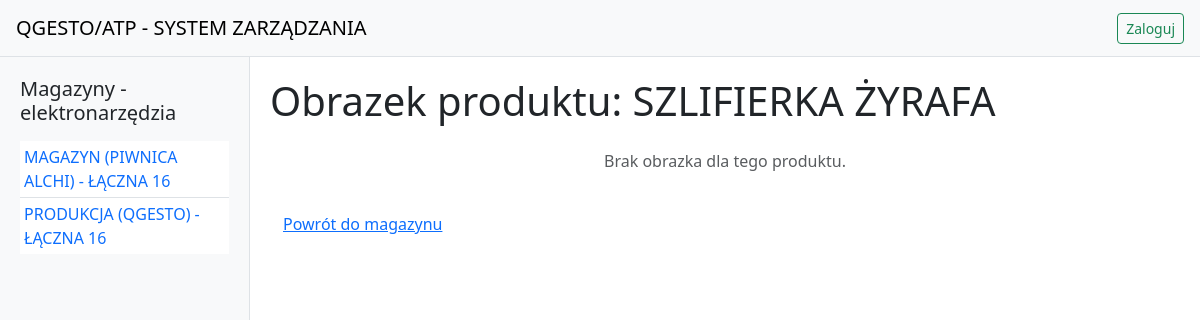
The app's page /produkt/2/obrazek with its own data.
### app.py (models this page shows)
class Magazyn(db.Model):
    id = db.Column(db.Integer, primary_key=True)
    nazwa = db.Column(db.String(100), nullable=False, unique=True)
    produkty = db.relationship('Produkt', backref='magazyn', lazy=True)

class Produkt(db.Model):
    id = db.Column(db.Integer, primary_key=True)
    nazwa = db.Column(db.String(100), nullable=False)
    ilosc = db.Column(db.Integer, nullable=False)
    magazyn_id = db.Column(db.Integer, db.ForeignKey('magazyn.id'), nullable=False)
    obrazek = db.Column(db.String(200), nullable=True)
    numer_seryjny = db.Column(db.String(100), nullable=True)
    model = db.Column(db.String(100), nullable=True)
    uwagi = db.Column(db.Text, nullable=True)
    stan_techniczny = db.Column(db.String(100), nullable=True)

### app.py (the view)
@app.route('/produkt/<int:produkt_id>/obrazek')
def pokaz_obrazek(produkt_id):
    produkt = Produkt.query.get_or_404(produkt_id)
    return render_template('pokaz_obrazek.html', produkt=produkt)

### app.py (called while the page is built)
@app.context_processor
def inject_magazyny():
    magazyny_all = Magazyn.query.all()
    return {'magazyny_sidebar': magazyny_all}

### templates/pokaz_obrazek.html (shortened to what this page needs)
{% extends "base.html" %}
{% block content %}
<h1 class="mb-4">Obrazek produktu: {{ produkt.nazwa }}</h1>
<div class="text-center">
{% if produkt.obrazek %}
    <img src="{{ url_for('obrazek', filename=produkt.obrazek) }}" alt="{{ produkt.nazwa }}" class="img-fluid" style="max-width:400px;">
{% else %}
    <p class="text-muted">Brak obrazka dla tego produktu.</p>
{% endif %}
</div>
<a href="{{ url_for('magazyn', magazyn_id=produkt.magazyn_id) }}" class="btn btn-link mt-3">Powrót do magazynu</a>
{% endblock %}

### templates/base.html (shortened to what this page needs)
<!DOCTYPE html>
<html lang="en">
<head>
    <link href="https://cdn.jsdelivr.net/npm/bootstrap@5.3.0/dist/css/bootstrap.min.css" rel="stylesheet"/>
</head>
<body>
<nav class="navbar navbar-light bg-light px-3">
    <a class="navbar-brand" href="{{ url_for('index') }}">QGESTO/ATP - SYSTEM ZARZĄDZANIA</a>
    <div class="d-flex">
        {% if session.get('user_id') %}
            {% if session.get('username') == 'root' and session.get('grupa') == 3 %}
                <a href="{{ url_for('panel_admina') }}" class="btn btn-sm btn-outline-primary me-2">Panel Admina</a>
            {% endif %}
            <span class="navbar-text me-2">Cześć, {{ session.get('username') }}{% if session.get('stanowisko') %}, {{ session.get('stanowisko') }}{% endif %}!</span>
            <a href="{{ url_for('logout') }}" class="btn btn-sm btn-outline-danger" onclick="return confirm('Czy na pewno chcesz się wylogować?')">Wyloguj</a>
        {% else %}
            <a href="{{ url_for('login') }}" class="btn btn-sm btn-outline-success">Zaloguj</a>
        {% endif %}
    </div>
</nav>
<div class="layout">
    <aside class="sidebar">
        <h5 class="mb-3">Magazyny - elektronarzędzia</h5>
        {% if magazyny_sidebar and magazyny_sidebar|length > 0 %}
        <ul class="list-group list-group-flush">
            {% for mag in magazyny_sidebar %}
            <li class="list-group-item p-1"><a href="{{ url_for('magazyn', magazyn_id=mag.id) }}" class="text-decoration-none">{{ mag.nazwa }}</a></li>
            {% endfor %}
        </ul>
        {% else %}
        <p>Brak magazynów</p>
        {% endif %}
    </aside>
    <div class="container-fluid-main">
        {% block content %}{% endblock %}
    </div>
</div>
</body>
</html>

### templates/base.html (style rules this page uses)
body, html { height: 100%; margin: 0; }
.layout { display: flex; height: 100vh; overflow: hidden; }
.sidebar { width: 250px; background: #f8f9fa; padding: 20px; border-right: 1px solid #dee2e6; }
.container-fluid-main { flex: 1; overflow: auto; padding: 20px; }
.navbar { border-bottom: 1px solid #dee2e6; }

### records on screen
Magazyn: nazwa "MAGAZYN (PIWNICA ALCHI) - ŁĄCZNA 16"
Magazyn: nazwa "PRODUKCJA (QGESTO) - ŁĄCZNA 16"
Produkt: nazwa "SZLIFIERKA ŻYRAFA"
